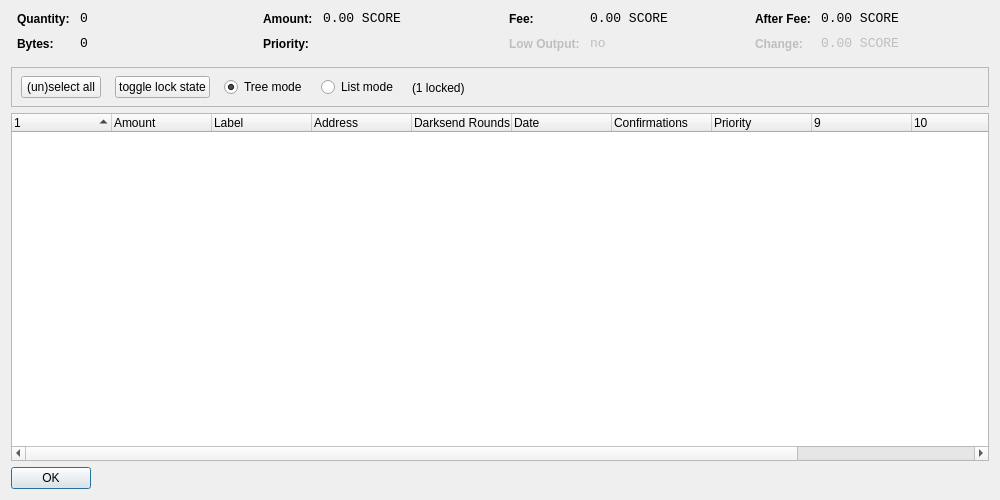
<?xml version="1.0" encoding="UTF-8"?>
<ui version="4.0">
 <class>CoinControlDialog</class>
 <widget class="QDialog" name="CoinControlDialog">
  <property name="geometry">
   <rect>
    <x>0</x>
    <y>0</y>
    <width>1000</width>
    <height>500</height>
   </rect>
  </property>
  <property name="windowTitle">
   <string>Coin Control</string>
  </property>
  <layout class="QVBoxLayout" name="verticalLayout">
   <item>
    <layout class="QHBoxLayout" name="horizontalLayoutTop" stretch="0,0,0,0">
     <property name="topMargin">
      <number>0</number>
     </property>
     <property name="bottomMargin">
      <number>10</number>
     </property>
     <item>
      <layout class="QFormLayout" name="formLayoutCoinControl1">
       <property name="horizontalSpacing">
        <number>10</number>
       </property>
       <property name="verticalSpacing">
        <number>10</number>
       </property>
       <property name="leftMargin">
        <number>6</number>
       </property>
       <property name="rightMargin">
        <number>6</number>
       </property>
       <item row="0" column="0">
        <widget class="QLabel" name="labelCoinControlQuantityText">
         <property name="styleSheet">
          <string notr="true">font-weight:bold;</string>
         </property>
         <property name="text">
          <string>Quantity:</string>
         </property>
        </widget>
       </item>
       <item row="0" column="1">
        <widget class="QLabel" name="labelCoinControlQuantity">
         <property name="font">
          <font>
           <family>Monospace</family>
           <pointsize>10</pointsize>
          </font>
         </property>
         <property name="cursor">
          <cursorShape>IBeamCursor</cursorShape>
         </property>
         <property name="contextMenuPolicy">
          <enum>Qt::ActionsContextMenu</enum>
         </property>
         <property name="text">
          <string notr="true">0</string>
         </property>
         <property name="textInteractionFlags">
          <set>Qt::LinksAccessibleByMouse|Qt::TextSelectableByKeyboard|Qt::TextSelectableByMouse</set>
         </property>
        </widget>
       </item>
       <item row="1" column="0">
        <widget class="QLabel" name="labelCoinControlBytesText">
         <property name="styleSheet">
          <string notr="true">font-weight:bold;</string>
         </property>
         <property name="text">
          <string>Bytes:</string>
         </property>
        </widget>
       </item>
       <item row="1" column="1">
        <widget class="QLabel" name="labelCoinControlBytes">
         <property name="font">
          <font>
           <family>Monospace</family>
           <pointsize>10</pointsize>
          </font>
         </property>
         <property name="cursor">
          <cursorShape>IBeamCursor</cursorShape>
         </property>
         <property name="contextMenuPolicy">
          <enum>Qt::ActionsContextMenu</enum>
         </property>
         <property name="text">
          <string notr="true">0</string>
         </property>
         <property name="textInteractionFlags">
          <set>Qt::LinksAccessibleByMouse|Qt::TextSelectableByKeyboard|Qt::TextSelectableByMouse</set>
         </property>
        </widget>
       </item>
      </layout>
     </item>
     <item>
      <layout class="QFormLayout" name="formLayoutCoinControl2">
       <property name="horizontalSpacing">
        <number>10</number>
       </property>
       <property name="verticalSpacing">
        <number>10</number>
       </property>
       <property name="leftMargin">
        <number>6</number>
       </property>
       <property name="rightMargin">
        <number>6</number>
       </property>
       <item row="0" column="0">
        <widget class="QLabel" name="labelCoinControlAmountText">
         <property name="styleSheet">
          <string notr="true">font-weight:bold;</string>
         </property>
         <property name="text">
          <string>Amount:</string>
         </property>
        </widget>
       </item>
       <item row="0" column="1">
        <widget class="QLabel" name="labelCoinControlAmount">
         <property name="font">
          <font>
           <family>Monospace</family>
           <pointsize>10</pointsize>
          </font>
         </property>
         <property name="cursor">
          <cursorShape>IBeamCursor</cursorShape>
         </property>
         <property name="contextMenuPolicy">
          <enum>Qt::ActionsContextMenu</enum>
         </property>
         <property name="text">
          <string notr="true">0.00 SCORE</string>
         </property>
         <property name="textInteractionFlags">
          <set>Qt::LinksAccessibleByMouse|Qt::TextSelectableByKeyboard|Qt::TextSelectableByMouse</set>
         </property>
        </widget>
       </item>
       <item row="1" column="0">
        <widget class="QLabel" name="labelCoinControlPriorityText">
         <property name="styleSheet">
          <string notr="true">font-weight:bold;</string>
         </property>
         <property name="text">
          <string>Priority:</string>
         </property>
        </widget>
       </item>
       <item row="1" column="1">
        <widget class="QLabel" name="labelCoinControlPriority">
         <property name="font">
          <font>
           <family>Monospace</family>
           <pointsize>10</pointsize>
          </font>
         </property>
         <property name="cursor">
          <cursorShape>IBeamCursor</cursorShape>
         </property>
         <property name="contextMenuPolicy">
          <enum>Qt::ActionsContextMenu</enum>
         </property>
         <property name="text">
          <string/>
         </property>
         <property name="textInteractionFlags">
          <set>Qt::LinksAccessibleByMouse|Qt::TextSelectableByKeyboard|Qt::TextSelectableByMouse</set>
         </property>
        </widget>
       </item>
      </layout>
     </item>
     <item>
      <layout class="QFormLayout" name="formLayoutCoinControl3">
       <property name="horizontalSpacing">
        <number>10</number>
       </property>
       <property name="verticalSpacing">
        <number>10</number>
       </property>
       <property name="leftMargin">
        <number>6</number>
       </property>
       <property name="rightMargin">
        <number>6</number>
       </property>
       <item row="0" column="0">
        <widget class="QLabel" name="labelCoinControlFeeText">
         <property name="styleSheet">
          <string notr="true">font-weight:bold;</string>
         </property>
         <property name="text">
          <string>Fee:</string>
         </property>
        </widget>
       </item>
       <item row="0" column="1">
        <widget class="QLabel" name="labelCoinControlFee">
         <property name="font">
          <font>
           <family>Monospace</family>
           <pointsize>10</pointsize>
          </font>
         </property>
         <property name="cursor">
          <cursorShape>IBeamCursor</cursorShape>
         </property>
         <property name="contextMenuPolicy">
          <enum>Qt::ActionsContextMenu</enum>
         </property>
         <property name="text">
          <string notr="true">0.00 SCORE</string>
         </property>
         <property name="textInteractionFlags">
          <set>Qt::LinksAccessibleByMouse|Qt::TextSelectableByKeyboard|Qt::TextSelectableByMouse</set>
         </property>
        </widget>
       </item>
       <item row="1" column="0">
        <widget class="QLabel" name="labelCoinControlLowOutputText">
         <property name="enabled">
          <bool>false</bool>
         </property>
         <property name="styleSheet">
          <string notr="true">font-weight:bold;</string>
         </property>
         <property name="text">
          <string>Low Output:</string>
         </property>
        </widget>
       </item>
       <item row="1" column="1">
        <widget class="QLabel" name="labelCoinControlLowOutput">
         <property name="enabled">
          <bool>false</bool>
         </property>
         <property name="font">
          <font>
           <family>Monospace</family>
           <pointsize>10</pointsize>
          </font>
         </property>
         <property name="cursor">
          <cursorShape>IBeamCursor</cursorShape>
         </property>
         <property name="contextMenuPolicy">
          <enum>Qt::ActionsContextMenu</enum>
         </property>
         <property name="text">
          <string notr="true">no</string>
         </property>
         <property name="textInteractionFlags">
          <set>Qt::LinksAccessibleByMouse|Qt::TextSelectableByKeyboard|Qt::TextSelectableByMouse</set>
         </property>
        </widget>
       </item>
      </layout>
     </item>
     <item>
      <layout class="QFormLayout" name="formLayoutCoinControl4">
       <property name="horizontalSpacing">
        <number>10</number>
       </property>
       <property name="verticalSpacing">
        <number>10</number>
       </property>
       <property name="leftMargin">
        <number>6</number>
       </property>
       <property name="rightMargin">
        <number>6</number>
       </property>
       <item row="0" column="0">
        <widget class="QLabel" name="labelCoinControlAfterFeeText">
         <property name="styleSheet">
          <string notr="true">font-weight:bold;</string>
         </property>
         <property name="text">
          <string>After Fee:</string>
         </property>
        </widget>
       </item>
       <item row="0" column="1">
        <widget class="QLabel" name="labelCoinControlAfterFee">
         <property name="font">
          <font>
           <family>Monospace</family>
           <pointsize>10</pointsize>
          </font>
         </property>
         <property name="cursor">
          <cursorShape>IBeamCursor</cursorShape>
         </property>
         <property name="contextMenuPolicy">
          <enum>Qt::ActionsContextMenu</enum>
         </property>
         <property name="text">
          <string notr="true">0.00 SCORE</string>
         </property>
         <property name="textInteractionFlags">
          <set>Qt::LinksAccessibleByMouse|Qt::TextSelectableByKeyboard|Qt::TextSelectableByMouse</set>
         </property>
        </widget>
       </item>
       <item row="1" column="0">
        <widget class="QLabel" name="labelCoinControlChangeText">
         <property name="enabled">
          <bool>false</bool>
         </property>
         <property name="styleSheet">
          <string notr="true">font-weight:bold;</string>
         </property>
         <property name="text">
          <string>Change:</string>
         </property>
        </widget>
       </item>
       <item row="1" column="1">
        <widget class="QLabel" name="labelCoinControlChange">
         <property name="enabled">
          <bool>false</bool>
         </property>
         <property name="font">
          <font>
           <family>Monospace</family>
           <pointsize>10</pointsize>
          </font>
         </property>
         <property name="cursor">
          <cursorShape>IBeamCursor</cursorShape>
         </property>
         <property name="contextMenuPolicy">
          <enum>Qt::ActionsContextMenu</enum>
         </property>
         <property name="text">
          <string notr="true">0.00 SCORE</string>
         </property>
         <property name="textInteractionFlags">
          <set>Qt::LinksAccessibleByMouse|Qt::TextSelectableByKeyboard|Qt::TextSelectableByMouse</set>
         </property>
        </widget>
       </item>
      </layout>
     </item>
    </layout>
   </item>
   <item>
    <widget class="QFrame" name="frame">
     <property name="minimumSize">
      <size>
       <width>0</width>
       <height>40</height>
      </size>
     </property>
     <property name="frameShape">
      <enum>QFrame::StyledPanel</enum>
     </property>
     <property name="frameShadow">
      <enum>QFrame::Sunken</enum>
     </property>
     <widget class="QWidget" name="horizontalLayoutWidget">
      <property name="geometry">
       <rect>
        <x>10</x>
        <y>0</y>
        <width>781</width>
        <height>41</height>
       </rect>
      </property>
      <layout class="QHBoxLayout" name="horizontalLayoutPanel" stretch="0,0,0,0,0,0">
       <property name="spacing">
        <number>14</number>
       </property>
       <item>
        <widget class="QPushButton" name="pushButtonSelectAll">
         <property name="sizePolicy">
          <sizepolicy hsizetype="Maximum" vsizetype="Fixed">
           <horstretch>0</horstretch>
           <verstretch>0</verstretch>
          </sizepolicy>
         </property>
         <property name="text">
          <string>(un)select all</string>
         </property>
        </widget>
       </item>
       <item>
        <widget class="QPushButton" name="pushButtonToggleLock">
         <property name="sizePolicy">
          <sizepolicy hsizetype="Maximum" vsizetype="Fixed">
           <horstretch>0</horstretch>
           <verstretch>0</verstretch>
          </sizepolicy>
         </property>
         <property name="text">
          <string>toggle lock state</string>
         </property>
         <property name="autoDefault">
          <bool>false</bool>
         </property>
        </widget>
       </item>
       <item>
        <widget class="QRadioButton" name="radioTreeMode">
         <property name="sizePolicy">
          <sizepolicy hsizetype="Maximum" vsizetype="Fixed">
           <horstretch>0</horstretch>
           <verstretch>0</verstretch>
          </sizepolicy>
         </property>
         <property name="text">
          <string>Tree mode</string>
         </property>
         <property name="checked">
          <bool>true</bool>
         </property>
        </widget>
       </item>
       <item>
        <widget class="QRadioButton" name="radioListMode">
         <property name="sizePolicy">
          <sizepolicy hsizetype="Maximum" vsizetype="Fixed">
           <horstretch>0</horstretch>
           <verstretch>0</verstretch>
          </sizepolicy>
         </property>
         <property name="text">
          <string>List mode</string>
         </property>
        </widget>
       </item>
       <item>
        <widget class="QLabel" name="labelLocked">
         <property name="text">
          <string>(1 locked)</string>
         </property>
        </widget>
       </item>
       <item>
        <spacer name="horizontalSpacer">
         <property name="orientation">
          <enum>Qt::Horizontal</enum>
         </property>
         <property name="sizeHint" stdset="0">
          <size>
           <width>40</width>
           <height>20</height>
          </size>
         </property>
        </spacer>
       </item>
      </layout>
     </widget>
    </widget>
   </item>
   <item>
    <widget class="CoinControlTreeWidget" name="treeWidget">
     <property name="contextMenuPolicy">
      <enum>Qt::CustomContextMenu</enum>
     </property>
     <property name="sortingEnabled">
      <bool>false</bool>
     </property>
     <property name="columnCount">
      <number>12</number>
     </property>
     <attribute name="headerShowSortIndicator" stdset="0">
      <bool>true</bool>
     </attribute>
     <attribute name="headerStretchLastSection">
      <bool>false</bool>
     </attribute>
     <column>
      <property name="text">
       <string/>
      </property>
     </column>
     <column>
      <property name="text">
       <string>Amount</string>
      </property>
     </column>
     <column>
      <property name="text">
       <string>Label</string>
      </property>
     </column>
     <column>
      <property name="text">
       <string>Address</string>
      </property>
     </column>
     <column>
      <property name="text">
       <string>Darksend Rounds</string>
      </property>
     </column>
     <column>
      <property name="text">
       <string>Date</string>
      </property>
     </column>
     <column>
      <property name="text">
       <string>Confirmations</string>
      </property>
      <property name="toolTip">
       <string>Confirmed</string>
      </property>
     </column>
     <column>
      <property name="text">
       <string>Priority</string>
      </property>
     </column>
     <column>
      <property name="text">
       <string/>
      </property>
     </column>
     <column>
      <property name="text">
       <string/>
      </property>
     </column>
     <column>
      <property name="text">
       <string/>
      </property>
     </column>
     <column>
      <property name="text">
       <string/>
      </property>
     </column>
    </widget>
   </item>
   <item>
    <widget class="QDialogButtonBox" name="buttonBox">
     <property name="sizePolicy">
      <sizepolicy hsizetype="Maximum" vsizetype="Fixed">
       <horstretch>0</horstretch>
       <verstretch>0</verstretch>
      </sizepolicy>
     </property>
     <property name="orientation">
      <enum>Qt::Horizontal</enum>
     </property>
     <property name="standardButtons">
      <set>QDialogButtonBox::Ok</set>
     </property>
    </widget>
   </item>
  </layout>
 </widget>
 <customwidgets>
  <customwidget>
   <class>CoinControlTreeWidget</class>
   <extends>QTreeWidget</extends>
   <header>coincontroltreewidget.h</header>
  </customwidget>
 </customwidgets>
 <resources/>
 <connections/>
</ui>
